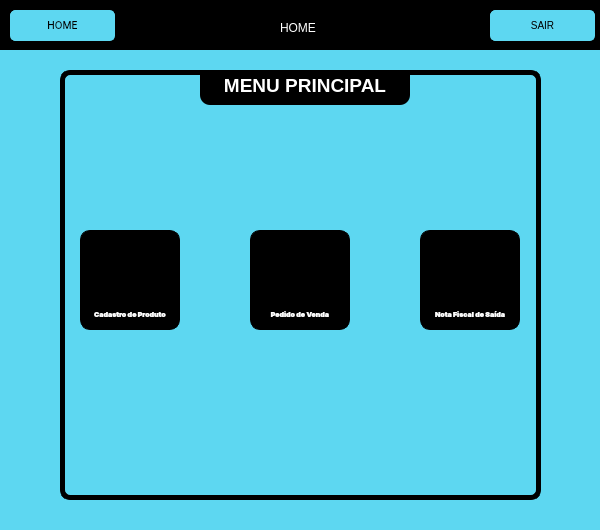
<?xml version="1.0" encoding="UTF-8"?>
<ui version="4.0">
 <class>HomePage</class>
 <widget class="QMainWindow" name="HomePage">
  <property name="geometry">
   <rect>
    <x>0</x>
    <y>0</y>
    <width>600</width>
    <height>530</height>
   </rect>
  </property>
  <property name="minimumSize">
   <size>
    <width>600</width>
    <height>530</height>
   </size>
  </property>
  <property name="maximumSize">
   <size>
    <width>600</width>
    <height>530</height>
   </size>
  </property>
  <property name="windowTitle">
   <string>Pagina Inicial</string>
  </property>
  <property name="styleSheet">
   <string notr="true">background-color: rgb(93, 215, 241);
font: 12pt &quot;Inter&quot;;</string>
  </property>
  <widget class="QWidget" name="centralwidget">
   <widget class="QPushButton" name="homeButton">
    <property name="geometry">
     <rect>
      <x>10</x>
      <y>10</y>
      <width>105</width>
      <height>31</height>
     </rect>
    </property>
    <property name="font">
     <font>
      <family>Inter</family>
      <pointsize>-1</pointsize>
      <weight>50</weight>
      <italic>false</italic>
      <bold>false</bold>
     </font>
    </property>
    <property name="cursor">
     <cursorShape>PointingHandCursor</cursorShape>
    </property>
    <property name="styleSheet">
     <string notr="true">QPushButton
{
	background-color: rgb(93, 215, 241); 
	border: 1px solid rgb(93, 215, 241);
	border-radius: 5px;
	font-size: 10px;	
}
QPushButton:hover
{
	background-color: #000000;
	color : rgb(93, 215, 241);
}
</string>
    </property>
    <property name="text">
     <string>HOME</string>
    </property>
   </widget>
   <widget class="QPushButton" name="exitButton">
    <property name="geometry">
     <rect>
      <x>490</x>
      <y>10</y>
      <width>105</width>
      <height>31</height>
     </rect>
    </property>
    <property name="cursor">
     <cursorShape>PointingHandCursor</cursorShape>
    </property>
    <property name="styleSheet">
     <string notr="true">QPushButton
{
	background-color: rgb(93, 215, 241); 
	border: 1px solid rgb(93, 215, 241);
	border-radius: 5px;
	font-size: 10px;	
}
QPushButton:hover
{
	background-color: #000000;
	color : rgb(93, 215, 241);
}
</string>
    </property>
    <property name="text">
     <string>SAIR</string>
    </property>
   </widget>
   <widget class="QLabel" name="homeTitle">
    <property name="geometry">
     <rect>
      <x>280</x>
      <y>20</y>
      <width>41</width>
      <height>16</height>
     </rect>
    </property>
    <property name="styleSheet">
     <string notr="true">background-color: transparent;
color: #fff;
font-size: 12px</string>
    </property>
    <property name="text">
     <string>HOME</string>
    </property>
   </widget>
   <widget class="QGraphicsView" name="wrapperMenu">
    <property name="geometry">
     <rect>
      <x>60</x>
      <y>70</y>
      <width>481</width>
      <height>430</height>
     </rect>
    </property>
    <property name="styleSheet">
     <string notr="true">border: 5px solid #000;
border-radius: 10px;
</string>
    </property>
   </widget>
   <widget class="QTextBrowser" name="textBrowser">
    <property name="geometry">
     <rect>
      <x>200</x>
      <y>70</y>
      <width>210</width>
      <height>35</height>
     </rect>
    </property>
    <property name="styleSheet">
     <string notr="true">background-color: #000;
color: #fff;
border-bottom-right-radius: 10px;
border-bottom-left-radius: 10px;</string>
    </property>
    <property name="html">
     <string>&lt;!DOCTYPE HTML PUBLIC &quot;-//W3C//DTD HTML 4.0//EN&quot; &quot;http://www.w3.org/TR/REC-html40/strict.dtd&quot;&gt;
&lt;html&gt;&lt;head&gt;&lt;meta name=&quot;qrichtext&quot; content=&quot;1&quot; /&gt;&lt;style type=&quot;text/css&quot;&gt;
p, li { white-space: pre-wrap; }
&lt;/style&gt;&lt;/head&gt;&lt;body style=&quot; font-family:'Inter'; font-size:12pt; font-weight:400; font-style:normal;&quot;&gt;
&lt;p align=&quot;center&quot; style=&quot; margin-top:0px; margin-bottom:0px; margin-left:0px; margin-right:0px; -qt-block-indent:0; text-indent:0px;&quot;&gt;&lt;span style=&quot; font-size:14pt; font-weight:600;&quot;&gt;MENU PRINCIPAL&lt;/span&gt;&lt;/p&gt;&lt;/body&gt;&lt;/html&gt;</string>
    </property>
   </widget>
   <widget class="QGraphicsView" name="wrapperHeader">
    <property name="geometry">
     <rect>
      <x>0</x>
      <y>0</y>
      <width>601</width>
      <height>50</height>
     </rect>
    </property>
    <property name="styleSheet">
     <string notr="true">background-color: rgb(0, 0, 0);</string>
    </property>
   </widget>
   <widget class="QPushButton" name="homeButton_cad_prod">
    <property name="geometry">
     <rect>
      <x>80</x>
      <y>230</y>
      <width>100</width>
      <height>100</height>
     </rect>
    </property>
    <property name="font">
     <font>
      <family>Inter</family>
      <pointsize>-1</pointsize>
      <weight>87</weight>
      <italic>false</italic>
      <bold>true</bold>
     </font>
    </property>
    <property name="cursor">
     <cursorShape>PointingHandCursor</cursorShape>
    </property>
    <property name="styleSheet">
     <string notr="true">QPushButton
{
	image: url(:/menuImg/product.png);
	border: 1px solid #000000;
	border-radius: 10px;
	font-size: 7px;
	color: #fff;
	font-weight: 700;
	text-align: bottom;
	background-color: #000;
	padding: 10px 11px;
	transition:  1s;
}

QPushButton:hover
{
	image: url(:/menuImg/product_hover.png);
	background-color: rgb(255, 255, 255);
	color: #000000;
}</string>
    </property>
    <property name="text">
     <string>Cadastro de Produto</string>
    </property>
   </widget>
   <widget class="QPushButton" name="homeButton_ped_ven">
    <property name="geometry">
     <rect>
      <x>250</x>
      <y>230</y>
      <width>100</width>
      <height>100</height>
     </rect>
    </property>
    <property name="font">
     <font>
      <family>Inter</family>
      <pointsize>-1</pointsize>
      <weight>87</weight>
      <italic>false</italic>
      <bold>true</bold>
     </font>
    </property>
    <property name="cursor">
     <cursorShape>PointingHandCursor</cursorShape>
    </property>
    <property name="styleSheet">
     <string notr="true">QPushButton
{
	image: url(:/menuImg/sell_request.png);
	border: 1px solid #000000;
	border-radius: 10px;
	font-size: 7px;
	color: #fff;
	font-weight: 700;
	text-align: bottom;
	background-color: #000;
	padding: 10px 11px;
	transition:  1s;
}

QPushButton:hover
{
	image: url(:/menuImg/sell_request_hover.png);
	background-color: rgb(255, 255, 255);
	color: #000000;
}</string>
    </property>
    <property name="text">
     <string>Pedido de Venda</string>
    </property>
   </widget>
   <widget class="QPushButton" name="homeButton_nfe">
    <property name="geometry">
     <rect>
      <x>420</x>
      <y>230</y>
      <width>100</width>
      <height>100</height>
     </rect>
    </property>
    <property name="font">
     <font>
      <family>Inter</family>
      <pointsize>-1</pointsize>
      <weight>87</weight>
      <italic>false</italic>
      <bold>true</bold>
     </font>
    </property>
    <property name="cursor">
     <cursorShape>PointingHandCursor</cursorShape>
    </property>
    <property name="styleSheet">
     <string notr="true">QPushButton
{
	image: url(:/menuImg/nfe.png);
	border: 1px solid #000000;
	border-radius: 10px;
	font-size: 7px;
	color: #fff;
	font-weight: 700;
	text-align: bottom;
	background-color: #000;
	padding: 10px 11px;
	transition:  1s;
}

QPushButton:hover
{
	image: url(:/menuImg/nfe_hover.png);
	background-color: rgb(255, 255, 255);
	color: #000000;
}</string>
    </property>
    <property name="text">
     <string>Nota Fiscal de Saída</string>
    </property>
   </widget>
   <zorder>wrapperHeader</zorder>
   <zorder>exitButton</zorder>
   <zorder>wrapperMenu</zorder>
   <zorder>textBrowser</zorder>
   <zorder>homeButton</zorder>
   <zorder>homeTitle</zorder>
   <zorder>homeButton_cad_prod</zorder>
   <zorder>homeButton_ped_ven</zorder>
   <zorder>homeButton_nfe</zorder>
  </widget>
 </widget>
 <resources>
  <include location="../img/home_images.qrc"/>
 </resources>
 <connections/>
</ui>
